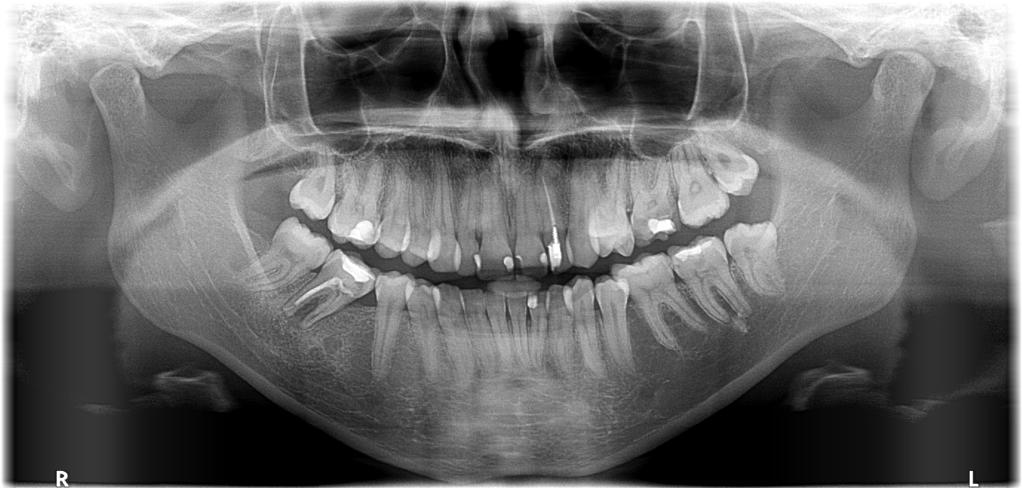
#> input picture data/test/012.jpg, 1022 x 488 px; its folder holds only this picture in this run
$ python -i preprocessing.py   (imports and definitions only)
#> lines starting #> are read from the running program, lines starting #| are printed output that depends on the picture
#> further down, picture is the input picture: shape (488, 1022, 3); min 0, max 255, mean 107.4
"""
Preprocessing
=======================
Image preprocessing pipeline for dental panoramic X-ray images.

"""

import os
import json
import numpy as np
import cv2
import skimage.io
import skimage.draw
import random
import copy
from pathlib import Path
from typing import Tuple, List, Dict, Optional


# Load DICOM image (if the case)

# [51 lines left out: functions load_dicom, load_image, not called in this run]


#  Contrast enhancement

def enhance_contrast(image, method = "clahe"):
    """
    Enhance contrast of a dental X-ray.

    Args:
        image:  RGB uint8 image.
        method: 'clahe' (default) or 'histogram_eq' — global.

    CLAHE is preferred for panoramic X-rays, it sharpens tooth
    boundaries without over-amplifying noise in the dense bone background.
    """
#> called with method = 'clahe'
    if method == "clahe":
        lab = cv2.cvtColor(image, cv2.COLOR_RGB2LAB)
#> lab: shape (488, 1022, 3); mean of channels 0, 1, 2 112.8, 128, 128
        clahe = cv2.createCLAHE(clipLimit=2.0, tileGridSize=(8, 8))
        lab[:, :, 0] = clahe.apply(lab[:, :, 0]) # applied only on the L channel
#> lab: shape (488, 1022, 3); mean of channels 0, 1, 2 116.4, 128, 128
        return cv2.cvtColor(lab, cv2.COLOR_LAB2RGB)
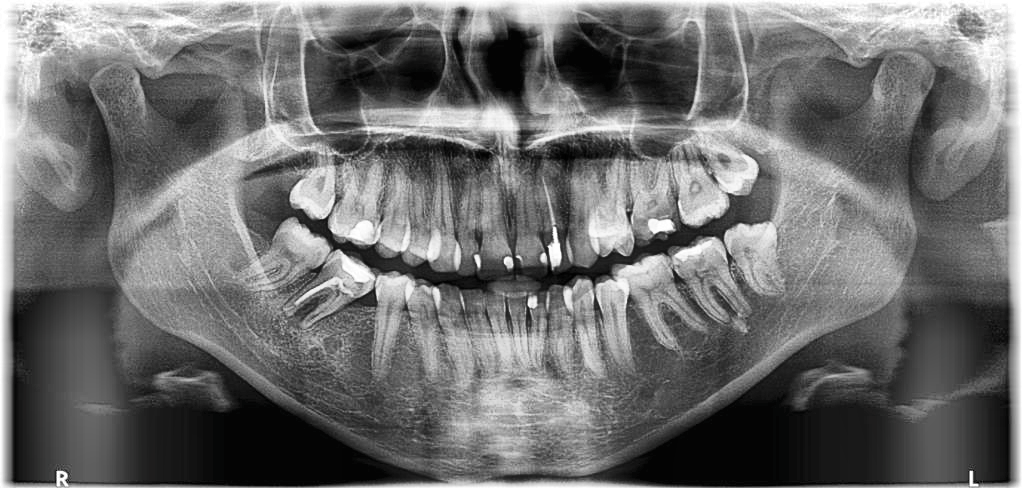
#> returned value: shape (488, 1022, 3); mean R, G, B 111, 111, 111
    elif method == "histogram_eq":
        channels = [cv2.equalizeHist(image[:, :, c]) for c in range(3)]
        return np.stack(channels, axis=-1)
    else:
        raise ValueError(f"Unknown method '{method}'. Use 'clahe' or 'histogram_eq'.")


# Resize

# [25 lines left out: function resize_image, not called in this run]


def normalize_image(image):
    """Normalize pixel values to [0, 1] float32."""
    return image.astype(np.float32) / 255.0


#  COCO annotation parsing

# [183 lines left out: functions load_coco_annotations, get_image_annotations, coco_seg_to_mask, build_masks, count_teeth_per_image, class_frequency and 2 more, not called in this run]

>>> import cv2
>>> picture = cv2.cvtColor(cv2.imread('../data/test/012.jpg'), cv2.COLOR_BGR2RGB)
>>> result = enhance_contrast(picture)
